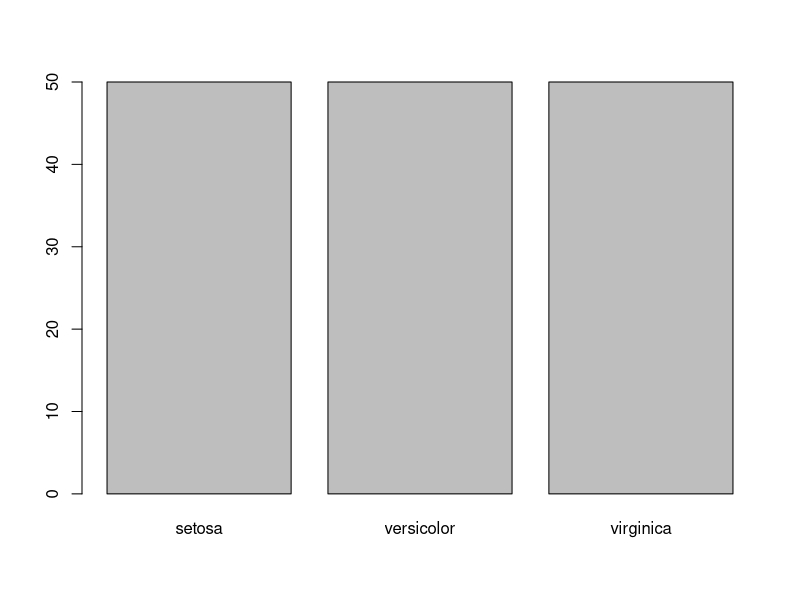
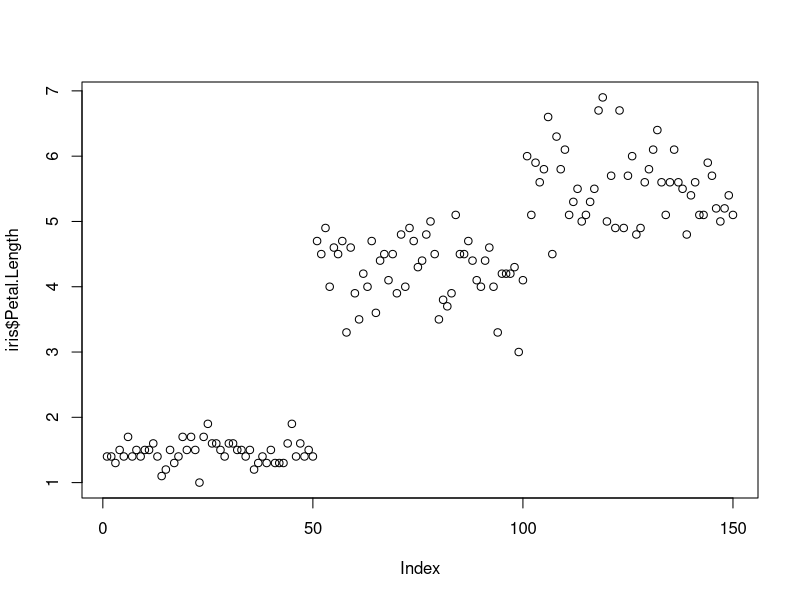
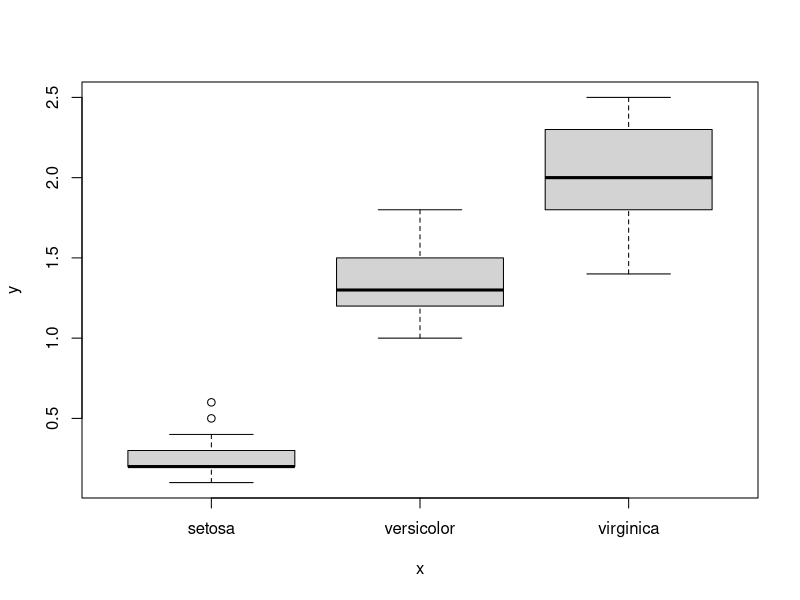
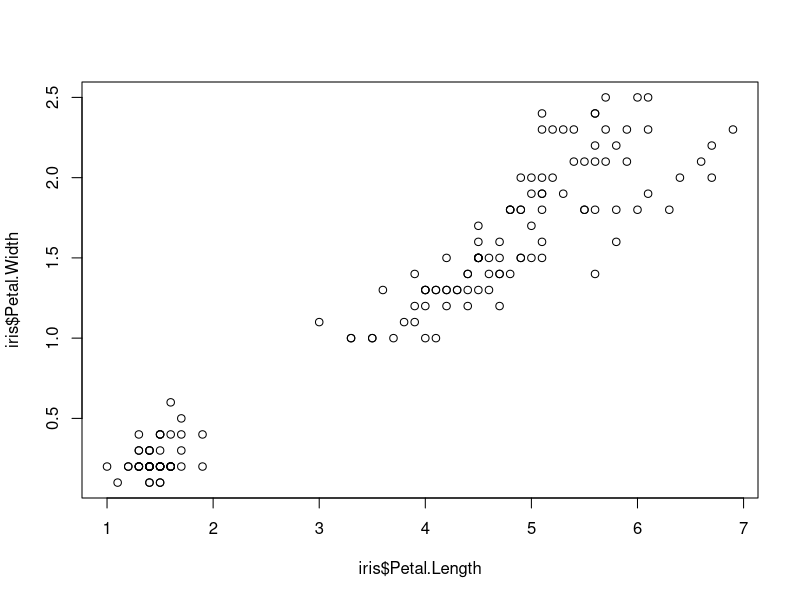
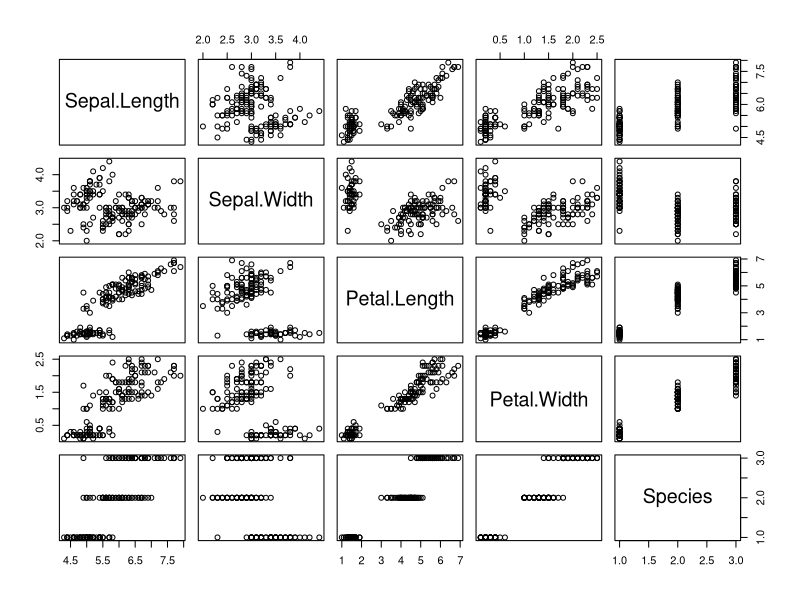

R code for these plots, in order:
## ---- chunk 1
knitr::opts_chunk$set(echo = TRUE)
## ---- chunk 2
library(datasets)
dim(iris)
## ---- chunk 3
head (iris)
## ---- chunk 4
plot (iris$Species)
## ---- chunk 5
plot(iris$Petal.Length)
## ---- chunk 6
plot(iris$Species, iris$Petal.Width)
## ---- chunk 7
plot(iris$Petal.Length, iris$Petal.Width)
## ---- chunk 8
plot(iris)
